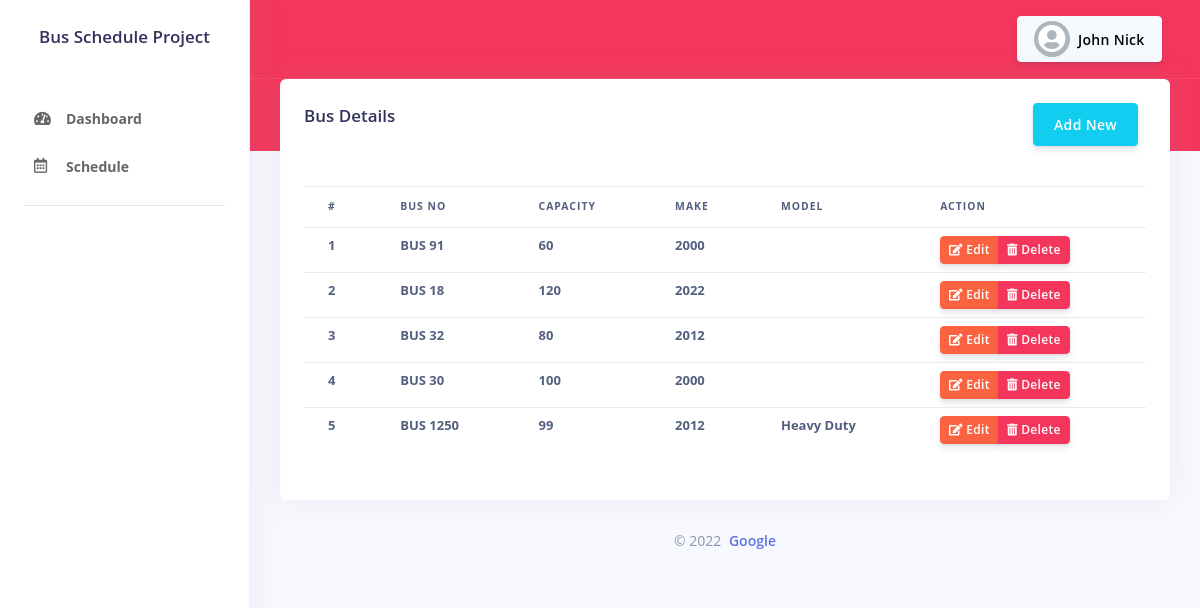
The page /buses.php (signed in) on the database its author committed.
### tables this page shows
CREATE TABLE `bus` (
  `bus_id` int(30) NOT NULL,
  `bus_number` varchar(60) NOT NULL,
  `bus_capacity` varchar(40) NOT NULL,
  `bus_make` varchar(40) NOT NULL,
  `bus_model` varchar(100) DEFAULT NULL
);

### controller.php (called while the page is built, shortened)
<?php
class Controller {
    private $host = 'localhost';
    private $user = 'ziviadmin';
    private $password = 'zivi@access';
    private $database = 'busscheduledb';
    private $conn;
    public function __construct() {
        $this->conn = $this->connectDB();
    }
    public function connectDB() {
        $conn = mysqli_connect($this->host, $this->user, $this->password, $this->database);
        return $conn;
    }
    public function runQuery($query) {
        $resultset = [];
        $count = $this->numRows($query);
        if ($count) {
            $result = mysqli_query($this->conn, $query);
            while ($row = mysqli_fetch_assoc($result)) {
                $resultset[] = $row;
            }
        }
        return $resultset;
        exit;
    }
    public function numRows($query) {
        $result = mysqli_query($this->conn, $query);
        $rowcount = mysqli_num_rows($result);
        return $rowcount;
    }
}

### buses.php (the view, shortened to what this page needs)
<?php require_once 'pageheader.php';?>
<div class="container-fluid mt--6">
    <div class="row">
        <div class="col">
            <div class="card">
                <div class="card-body">
                    <button type='button' data-toggle="modal" data-target="#modal-add" class="btn btn-info mb-3 float-right">Add New</button>
                    <h3 class="mb-0">Bus Details</h3>
                    <div class="table-responsive py-4">
                        <table class="table table-flush table-sm">
                            <thead>
                                <tr>
                                    <th>#</th>
                                    <th>Bus No</th>
                                    <th>Capacity</th>
                                    <th>Make</th>
                                    <th>Model</th>
                                    <th>Action</th>
                                </tr>
                            </thead>
                            <tbody>
                                <?php $i = 1;
                                    $users = $db_handle->runQuery('SELECT * FROM `bus`');
                                foreach ($users as $user) {?>
                                <tr>
                                    <td><?=$i;?></td>
                                    <td><?=$user['bus_number'];?></td>
                                    <td><?=$user['bus_capacity'];?></td>
                                    <td><?=$user['bus_make'];?></td>
                                    <td><?=$user['bus_model'];?></td>
                                    <td>
                                        <div class="btn-group">
                                            <button type="button" data-toggle="modal" data-target="#modal-edit" data-id='<?=$user['bus_id']?>' class="btn btn-sm btn-warning editModal">
                                                <i class="fas fa-edit"></i>
                                                Edit</button>
                                            <button type="button" data-toggle="modal" data-target="#modal-delete" data-id='<?=$user['bus_id']?>' class="btn btn-sm btn-danger deleteModal">
                                                <i class="fas fa-trash-alt"></i>
                                                Delete</button>
                                        </div>
                                    </td>
                                </tr>
                                <?php $i++;}?>
                            </tbody>
                        </table>
                    </div>
                </div>
            </div>
        </div>
    </div>
    <?php require_once 'pagefooter.php';?>

### assets/css/custom.css (style rules this page uses)
.table th, .table td { font-weight: bold; }
html, body { overflow-x: hidden !important; }

### rows shown on the page
bus: bus_number "BUS 91", bus_capacity "60", bus_make "2000"
bus: bus_number "BUS 18", bus_capacity "120", bus_make "2022"
bus: bus_number "BUS 32", bus_capacity "80", bus_make "2012"
bus: bus_number "BUS 30", bus_capacity "100", bus_make "2000"
bus: bus_number "BUS 1250", bus_capacity "99", bus_make "2012", bus_model "Heavy Duty"

### other values the page prints
$_SESSION['name'] "John Nick"
CMPYNAME "Google"
